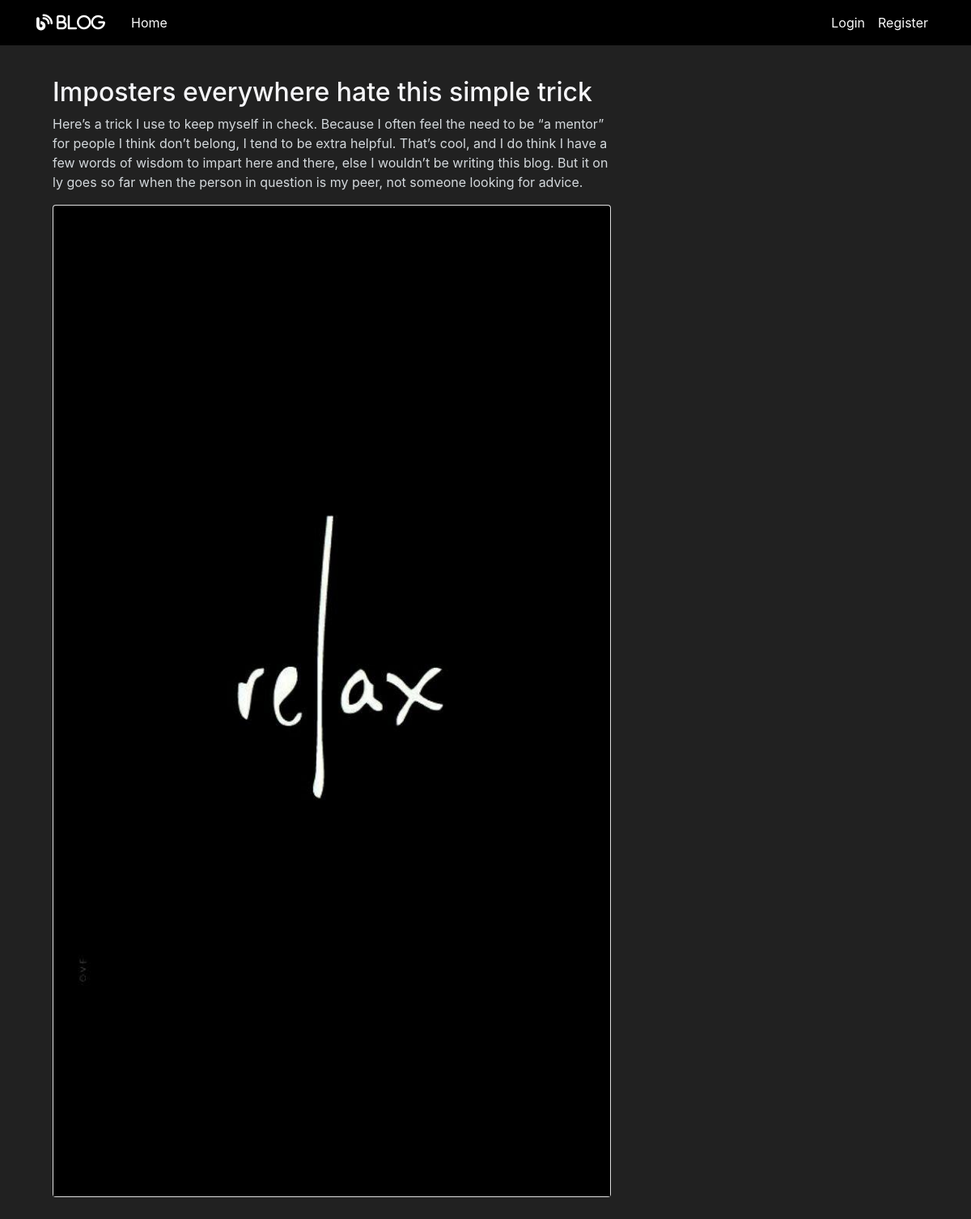
Page /post/ Imposters everywhere hate this simple trick  on the committed database.
### flaskblog/models.py (models this page shows, shortened)
class Post(db.Model):
    id = db.Column(db.Integer, primary_key=True)
    title = db.Column(db.String(100), nullable=False)
    date_posted = db.Column(db.DateTime, nullable=False, default=datetime.now())
    content = db.Column(db.Text, nullable=False)
    user_id = db.Column(db.Integer, db.ForeignKey('user.id'), nullable=False)
    likes = db.relationship('PostLike', backref='post', lazy='dynamic')
    is_approved = db.Column(db.Boolean, default=False)
    image_file = db.Column(db.String(20), nullable=False, default='default.jpg')

### flaskblog/routes.py (the view)
@app.route("/post/<string:post_title>")
def post(post_title):
    post = Post.query.filter_by(title=post_title).first_or_404(post_title)
    return render_template('post.html', title=post.title, post=post)

### flaskblog/templates/post.html (shortened to what this page needs)
{% extends "layout.html" %}
{% block content %}
  <article class="media content-section" >
    <div class="media-body">
      <div class="article-metadata" >
    </div>
      <h2 class="article-title">{{ post.title }}</h2>
      <p class="article-content">{{ post.content }}</p>
      <div class="card  my-2">
        {% if post.image_file %}
            <img class="card-img-top"
             src="{{ url_for('static', filename='profile_pics/' + post.image_file) }}" alt="">
        {% endif %}
    </div>
        </div>
  </article>
{% endblock content %}

### flaskblog/static/main.css (style rules this page uses)
body { background: #fafafa; color: #333333; margin-top: 5rem; }
h1, h2, h3, h4, h5, h6 { color: #444444; }
.article-content { white-space: pre-line; }
.content-section { color: #d4d9dd; padding: 10px 20px; border-radius: 5px; margin-bottom: 20px; }
.article-title { color: #f5f5f8; }
.article-content { white-space: pre-line; word-break: break-all; }
.article-metadata { padding-bottom: 1px; margin-bottom: 4px; }

### flaskblog/templates/layout.html (style rules this page uses)
body { background-color: #212121; color: white }

### rows in the picture
Post: title "Imposters everywhere hate this simple trick", content "Here’s a trick I use to keep myself in check. Because I often feel the need to be “a mentor” for people I think don’t belong, I tend to be extra helpful. That’s cool, and I do think I have a few words of wisdom to impart here and there, else I wouldn’t be writing this blog. But it only goes so far when the person in question is my peer, not someone looking for advice.", image_file (picture)
